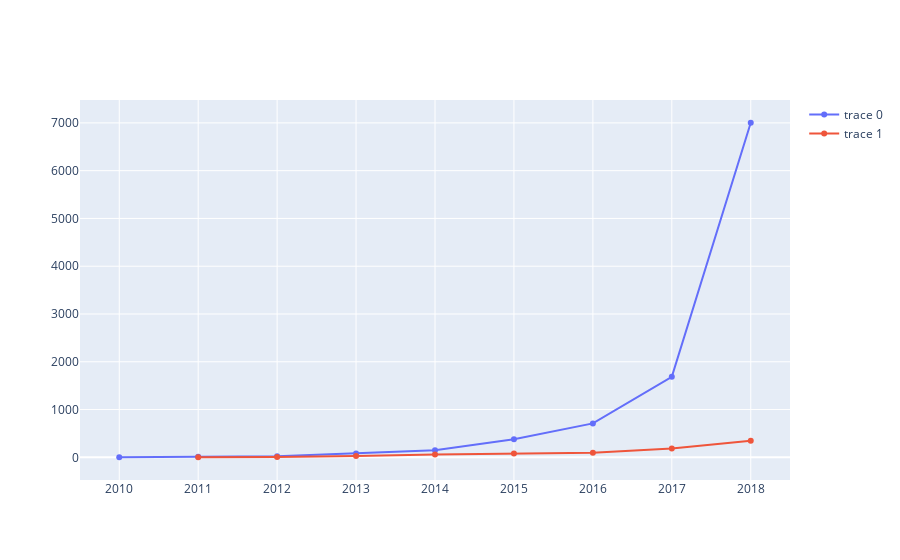

Source (notebook cell):
### Code cell
fig=go.Figure(data=y)
fig.show()

### Figure 1 — Plotly figure (JSON) as saved in the notebook; plotly's stock layout.template omitted (floating-point values rounded to 4 significant figures)
{"data": [{"type": "scatter", "x": [2018, 2017, 2016, 2015, 2014, 2013, 2012, 2011, 2010], "y": [7003, 1684, 710, 377, 150, 81, 21, 12, 1]}, {"type": "scatter", "x": [2018, 2017, 2016, 2015, 2014, 2013, 2012, 2011], "y": [345, 183, 94, 82, 59, 29, 5, 3]}], "layout": {}}
